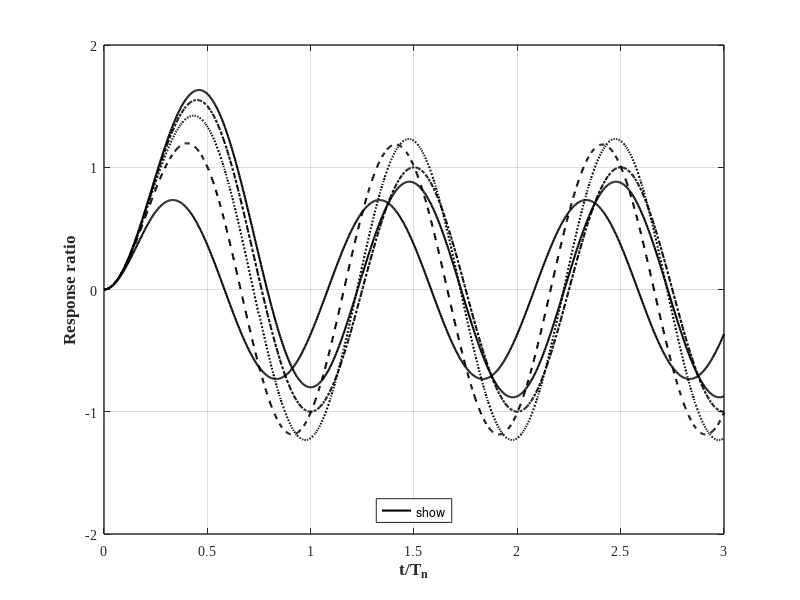

Source code (MATLAB):
%% Structural Dynamics and Vibration Control(M. Azimi et al.)
%% Example 4-2: Response of An Undamped SDOF undel Triangular Dynamic Load

clear; close all; clc
%%
styles = {'-';'--'; ':';'-.';'-'};
ii = 0;
for r = [0.25 0.5 0.75 1 1.25]
    ii = ii+1;
T  = 1.0;
w_n  = 2*pi/T;
td = T*r;
p0 = 1;
k  = 1;
%
n  = 1000;
t  = linspace(0,3,n);
%%   

    for i=1:n
        if t(i) <= td
            u(i)=(p0/k) * (sin(w_n*t(i))/(w_n*td) - cos(w_n*t(i))-t(i)/td + 1);
            udot(i)=(p0*w_n/k) * (cos(w_n*t(i))/(w_n*td) + sin(w_n*t(i))-1/(w_n*t(i)));
            
            u_td = u(i);
            udot_td = udot(i);
        else
            
            u(i) = udot_td/w_n  *sin(w_n*(t(i)-td)) + u_td*cos(w_n*(t(i) - td));
        end
    end

figure(1)
set(figure(1), 'Position', [200   100   883   400])
    hold on; grid on; box on;

    
    plot(t,u,'LineWidth',1.5,'Color',[0 0 0],'linestyle',styles{ii},'displayname',['t_d/T_n = ',num2str(r,'%1.2f')]);


    set(gca, 'LineWidth',1, 'FontWeight','normal', 'FontName','Times New Roman', 'FontSize',10)               
     xlabel('t/T_n', 'fontsize',12, 'fontname','Times New Roman','FontWeight','Bold')
     ylabel('Response ratio', 'fontsize',12, 'fontname','Times New Roman','FontWeight','Bold')
     ylim([-2 2])
     
     legend('show','location','south','NumColumns',5)
end


%% Print
print('EX_4_2','-dpng')
